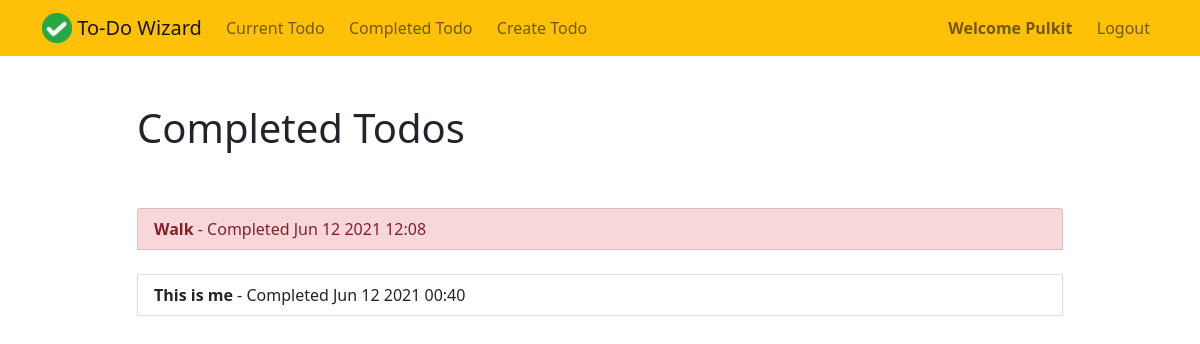
Screenshot of /todo/completed (signed in) with the database file from the repository.
### todo/models.py (models this page shows, shortened)
class Todo(models.Model):
    title = models.CharField(max_length = 100)
    memo = models.TextField(blank=True)
    created = models.DateTimeField(auto_now_add=True)
    datecompleted = models.DateTimeField(null=True,blank=True)
    important = models.BooleanField(default=False)
    user = models.ForeignKey(User,on_delete = models.CASCADE)

### todo/views.py (the view)
# urls.py: path('completed',views.completedtodos,name='completedtodos'),
@login_required
def completedtodos(request):
    todos = Todo.objects.filter(user = request.user , datecompleted__isnull = False).order_by('-datecompleted')
    return render(request,'todo/completedtodos.html',{'todos':todos})

### todo/templates/todo/completedtodos.html (shortened to what this page needs)
<!DOCTYPE html>
<html lang="en" dir="ltr">
<head>
</head>
<body>
  {% extends 'base.html' %}
  {% block content %}
  <div class="row justify-content-center mt-5">
    <div class="col-md-10">
      <h1>Completed Todos</h1>
    </div>
  </div>
  <div class="row justify-content-center mt-5">
    <div class="col-md-10">
      <div class="list-group">
        {% for todo in todos %}
        <a href="{% url 'removecompletedtodo' todo.id %}"
        class="list-group-item list-group-item-action{% if todo.important %} list-group-item-danger{% endif %}">
        <b>{{ todo.title }}</b> - Completed {{ todo.datecompleted|date:'M j Y H:i' }}</a>
        <br>
        {% endfor %}
      </div>
    </div>
  </div>
  {% endblock %}

### todo_list/templates/base.html (shortened to what this page needs)
{% load static %}
<!DOCTYPE html>
<html lang="en" dir="ltr">
<head>
  <link href="https://cdn.jsdelivr.net/npm/bootstrap@5.0.1/dist/css/bootstrap.min.css" rel="stylesheet">
</head>
<body>
  <nav class="navbar navbar-expand-md navbar-light bg-warning">
    <div class="container">
      <a class="navbar-brand" href="{% url 'home' %}">
        <img src="{% static 'logo.png' %}" width="30" height="30" class="d-inline-block align-top">
        <span>To-Do Wizard</span>
      </a>
      <div class="collapse navbar-collapse" id="navbarNav">
        {% if user.is_authenticated %}
        <ul class="navbar-nav">
          <li class="nav-item {{ current }}">
            <a class="nav-link" href="{% url 'currenttodos' %}">Current Todo</a>
          </li>&nbsp;&nbsp;
          <li class="nav-item {{ completed }}">
            <a class="nav-link" href="{% url 'completedtodos' %}">Completed Todo</a>
          </li>&nbsp;&nbsp;
          <li class="nav-item {{ create }}">
            <a class="nav-link" href="{% url 'createtodo' %}">Create Todo</a>
          </li>
        </ul>
        {% endif %}
        <ul class="navbar-nav ms-auto">
          {% if user.is_authenticated %}
          <li class="nav-item">
            <b><text class='nav-link'>Welcome {{ user|capfirst }}</text></b>
          </li>&nbsp;&nbsp;
          <li class="nav-item">
            <a href="#" onclick="document.getElementById('signOutBtn').click();" class="nav-link">Logout</a>
          </li>
          {% endif %}
        </ul>
      </div>
    </div>
  </nav>
  <div class="container">
    {% block content %}{% endblock %}
  </div>
</body>
</html>

### rows the page displays
Todo: title "Walk", datecompleted "Jun 12 2021 12:08"
Todo: title "This is me", datecompleted "Jun 12 2021 00:40"

### other values shown
{{ user|capfirst }} "Pulkit"
